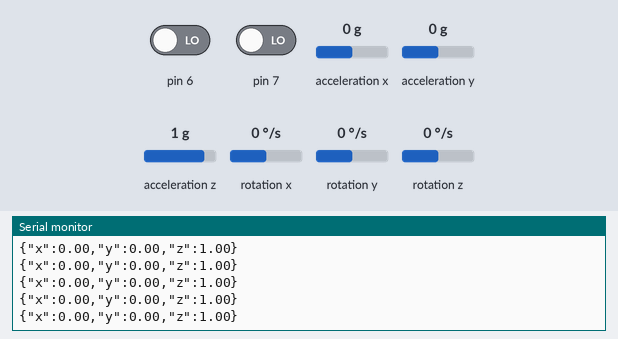
Simulated run of this sketch. Board: Arduino Uno, built with avr-gcc and run on an emulated ATmega328P. On the bench: the last lines printed to the serial monitor. Inputs (shaded band) come from the test bench; at power-on: acceleration z 1 g, pin 6 LOW, pin 7 LOW, acceleration x 0 g, acceleration y 0 g, rotation x 0 °/s, rotation y 0 °/s, rotation z 0 °/s.

Above: at 3.2 s.
3.3 s: acceleration z set to 0 g
At 3.41 s:
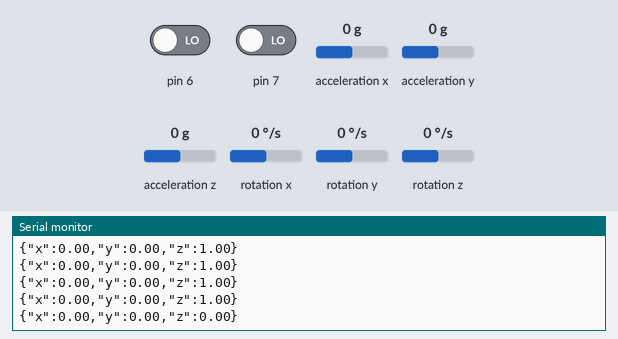
6.3 s: pin 6 driven HIGH
At 6.7 s:
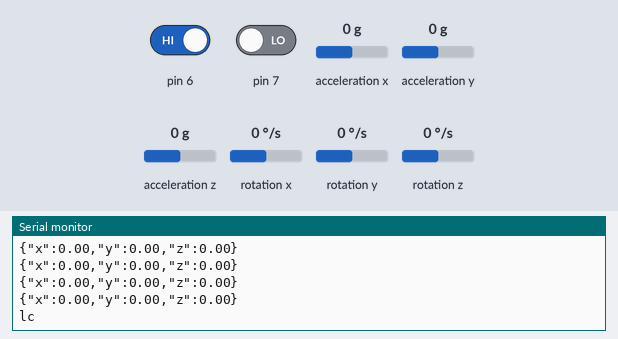
7.8 s: pin 6 driven LOW
At 7.9 s:
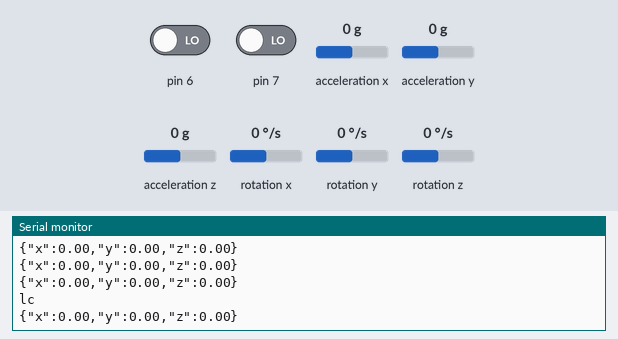
10.8 s: pin 7 driven HIGH
At 11.2 s:
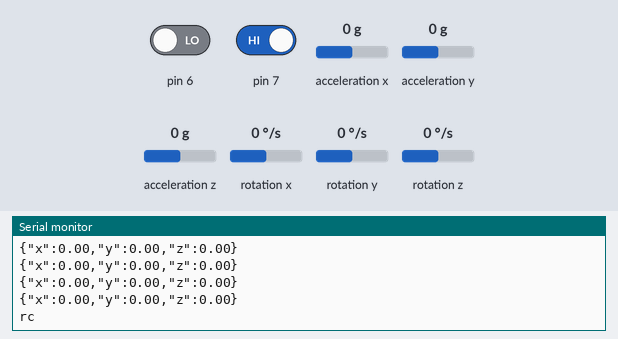

The sketch:

code.ino
```cpp
#include <MPU6050_light.h>
MPU6050 mpu(Wire);

long timer = 0;
int n =0;
float x, y, z;

bool isClick=false;

int nIteration=20;

void setup() {
    Serial.begin(9600);
    Wire.begin();

    byte status = mpu.begin();
    Serial.println(status);
    while(status!=0){
      Serial.println("NOT FOUND");
      status = mpu.begin();
    }

    delay(1000);
    mpu.upsideDownMounting = true;
    mpu.calcOffsets(true,true);

    pinMode(6,INPUT);
    pinMode(7,INPUT);
}
void loop() {
      int leftClick=digitalRead(6);
      int rightClick=digitalRead(7);
      if(leftClick && !isClick){
        isClick=true;
        Serial.println("lc");
      }else if(rightClick && !isClick){
        isClick=true;
        Serial.println("rc");
      }else if(!leftClick && !rightClick){
        isClick=false;
        float xSum=0,ySum=0,zSum=0;
        for(int i=0;i<nIteration;i++){
          mpu.update();
          xSum+=mpu.getAccX();
          ySum+=mpu.getAccY();
          zSum+=mpu.getAccZ();
        }
        Serial.println("{\"x\":"+String(xSum/nIteration)+",\"y\":"+String(ySum/nIteration)+",\"z\":"+String(zSum/nIteration)+"}");
      }
    delay(30);
}
```

Measured:
- after the input at 3.3 s, the serial monitor: prints a new line after 0.05 s (image 1)
- after the input at 6.3 s, the serial monitor: prints a new line at once (image 2)
- after the input at 10.8 s, the serial monitor: prints a new line at once (image 4)
